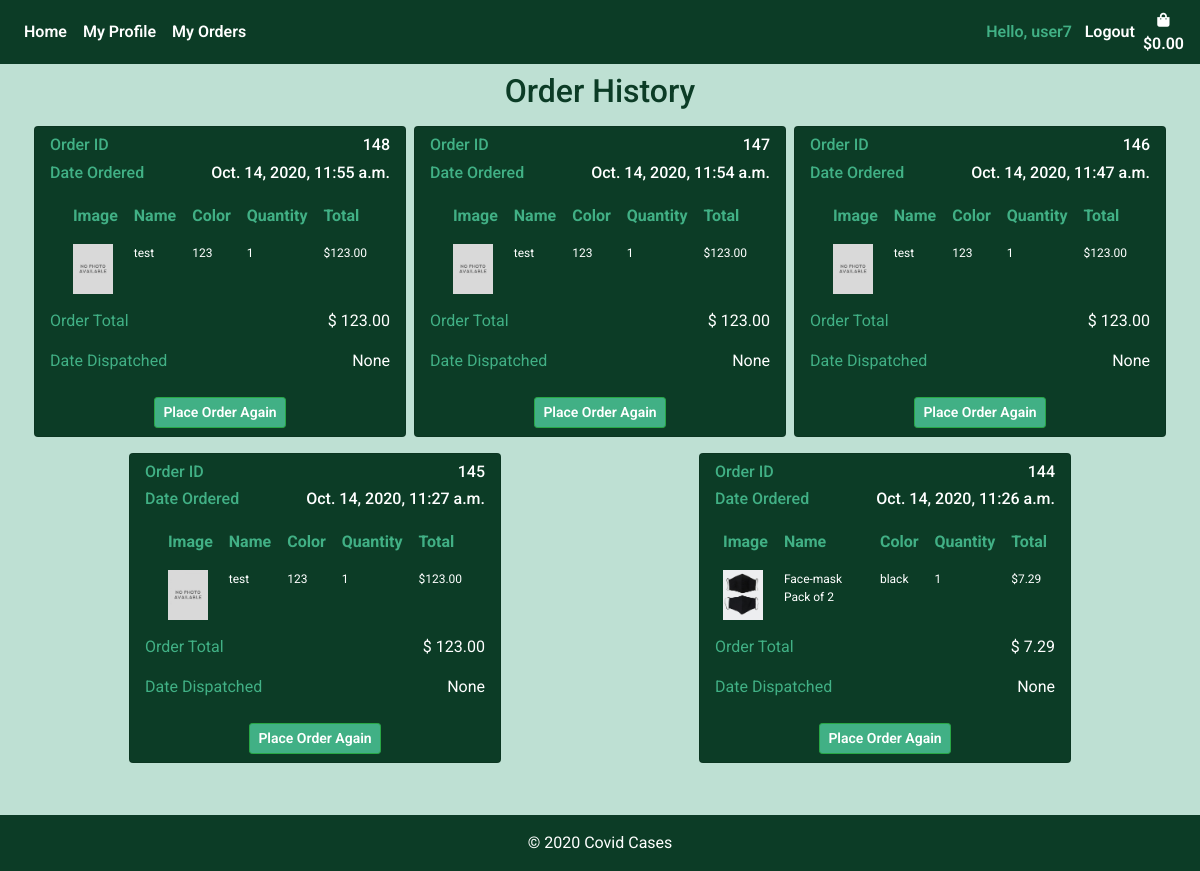
Page /bag/order_history/ (signed in) on the earlier database version.
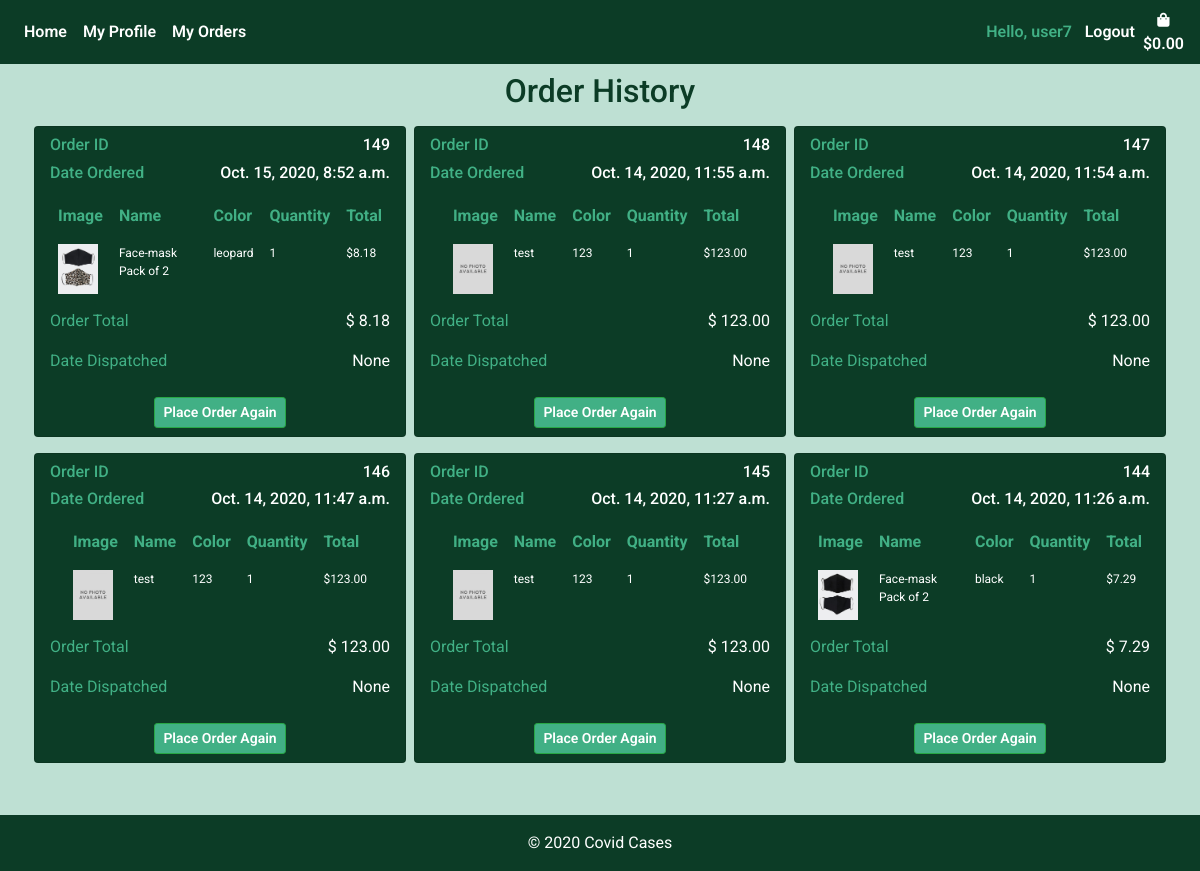
Same page on the later database version.
### shopping_bag/models.py (models this page shows)
class Order(models.Model):
    customer_profile = models.ForeignKey(Customer, on_delete=models.SET_NULL, null=True, blank=True)
    stripe_pid = models.CharField(max_length=settings.CONST_PROFILE_ATTR, null=False, blank=False, default='')
    ordered_date = models.DateTimeField(auto_now_add=True)
    order_total = models.DecimalField(max_digits=6, decimal_places=2, null=True)
    order_confirmed = models.BooleanField(default=False)
    date_dispatched = models.DateTimeField(null=True)

class OrderItem(models.Model):
    item = models.ForeignKey(Product, on_delete=models.CASCADE)
    order = models.ForeignKey(Order, on_delete=models.CASCADE)
    quantity = models.IntegerField(null=True , editable=True, default=0)
    def line_total(self):
        return self.quantity * self.item.price

### products/models.py (models this page shows, shortened)
class Product(models.Model):
    product_name = models.CharField(max_length=settings.CONST_PROFILE_ATTR)
    color = models.CharField(max_length=settings.CONST_PROFILE_ATTR)
    price = models.DecimalField(max_digits=6, decimal_places=2)
    image = ResizedImageField(size=[400, 500], crop=['middle', 'center'],quality=100, upload_to='', default='noimage.jpeg')
    image_2 = ResizedImageField(size=[400, 500], crop=['middle', 'center'],quality=100, upload_to='', default='noimage.jpeg', null=True)
    number_in_stock = models.IntegerField(null=True , editable=True, default=0)
    is_active = models.BooleanField(default=True, null=True)
    created_by = models.CharField(max_length=settings.CONST_PROFILE_ATTR, null=True)
    created_date = models.TimeField(auto_now_add=True, null=True)
    supplier = models.ForeignKey(Supplier, on_delete=models.CASCADE, null=True)
    is_deleted = models.BooleanField(default=False, null=True)

### shopping_bag/views.py (the view)
# urls.py: path("order_history/", views.order_history, name="order_history"),
@login_required
def order_history(request):
    customer = Customer.objects.filter(email=request.user.email).first()
    all_orders = Order.objects.filter(customer_profile=customer).order_by("-ordered_date")
    customers_orders = []
    for item in all_orders:
        order_items = OrderItem.objects.filter(order=item.id)
        customers_order = {
            "order": item,
            "order_items": list(order_items),
        }
        customers_orders.append(customers_order)
    context = {
        "customer": customer,
        "customers_order": customers_orders,
    }
    return render(request, "shopping_bag/order_history.html", context)

### shopping_bag/templates/shopping_bag/order_history.html (shortened to what this page needs)
{% extends 'base.html'%}
{% load static %}
{% load tz %}
{% block content %}
<div class="container">
    <h2 class="text-center mt-2">Order History</h2>
    <div class="row">
        {% for order in customers_order %}
        {% if order.order_items %}
        <div class="card col-sm-12 col-md-6 col-lg-4 col-xl-4 mt-2 mb-2 mx-auto" style="max-width:23.25rem;">
                    <h6 class="mt-2"><span class="order-confirmed-label">Order ID </span> <span class="float-right">{{ order.order.id }}</span></h6>
                    {% localtime on %}
                    <h6><span class="order-confirmed-label">Date Ordered</span> <span class="float-right">{{ order.order.ordered_date }}</span></h6>
                    {% endlocaltime %}
                    <div class="h-100" style=>
                        <table class="table table-borderless order-confirmed-table">
                            <thead>
                                <tr>
                                <th class="" scope="col">Image</th>
                                <th scope="col">Name</th>
                                <th scope="col">Color</th>
                                <th scope="col">Quantity</th>
                                <th scope="col">Total</th>
                                </tr>
                            </thead>
                            <tbody>
                                {% for item in order.order_items %}
                                <tr>
                                <td class="" ><img class="img-fluid" style="max-width: 2.5rem;" src="{{ MEDIA_URL }}{{ item.item.image }}"/></td>
                                <td>{{ item.item.product_name }}</td>
                                <td>{{ item.item.color }}</td>
                                <td>{{ item.quantity }}</td>
                                <td>${{ item.line_total }}</td>
                                </tr>
                                {% endfor %}
                            </tbody>
                        </table>
                        <div class="" style="vertical-align:bottom;">
                            <p><span class="order-confirmed-label">Order Total</span> <span class="float-right">$ {{ order.order.order_total }}</span></p>
                            <p><span class="order-confirmed-label">Date Dispatched</span> <span class="float-right">{{ order.order.date_dispatched }}</span></p>
                            <div class="text-center mx-auto">
                                <a class="btn btn-success btn-sm m-2" href="{% url 'place_order_again' order.order.id %}">Place Order Again</a>
                            </div>
                        </div>
                    </div>
        </div>
        {% endif %}
        {% endfor %}
    </div>
</div>
{% endblock %}

### templates/base.html (shortened to what this page needs)
{% load static %}
<!DOCTYPE html>
<html lang="en">
<head>
    {% block corecss %}
    <link rel="stylesheet" href="https://stackpath.bootstrapcdn.com/bootstrap/4.5.2/css/bootstrap.min.css"
>
    <link rel="stylesheet" href="https://use.fontawesome.com/releases/v5.6.1/css/all.css">
    <link rel="stylesheet" href="{% static 'css/base.css' %}">
    {% endblock %}
</head>
<body>
    <nav class="navbar navbar-expand-md navbar-light navbar-bg" style="height:100%;">
        <div class="collapse navbar-collapse" id="navbarCollapse">
            <div class="navbar-nav">
                <a href="{% url 'products' %}" class="nav-item nav-link active">Home</a>
                {% if user.is_authenticated %}
                    <a href="{% url 'edit_profile' %}" class="nav-item nav-link">My Profile</a>
                    <a href="{% url 'order_history' %}" class="nav-item nav-link">My Orders</a>
                {% endif %}
            </div>
            <div class="navbar-nav ml-auto">
                {% if user.is_authenticated %}
                    <span class="nav-item hello-msg">Hello, {{ request.user.first_name }}</span>
                    <a href="{% url 'logout_user' %}" class="nav-item nav-link">Logout</a>
                {% else %}
                    <a href="{% url 'login_page' %}" class="nav-item nav-link">Login</a>
                    <a href="{% url 'sign_up' %}" class="nav-item nav-link">Sign up</a>
                {% endif%}
                <a class="d-none d-md-inline-block d-lg-inline-block d-xl-inline-block {% if grand_total %} font-weight-bold{% else %}text-black{% endif %} nav-link nav-item"
                        href="{% url 'view_bag' %}" style="padding:0;">
                        <div class="text-center ">
                            <div><i class="fas fa-shopping-bag fa-sm"></i></div>
                            <p class="mt-0 px-0" style="margin:0;">
                                {% if request.session.grand_total %}
                                    ${{ request.session.grand_total |floatformat:2 }}
                                {% else %}
                                    $0.00
                                {% endif %}
                            </p>
                        </div>
                    </a>
            </div>
        </div>
    </nav>
    {% block content %}
    {% endblock%}
    <footer class="page-footer font-small fixed-bottom">
        <div class="footer-copyright text-center py-3">
            © 2020 <span>Covid Cases</span>
        </div>
    </footer>
</body>
</html>

### static/css/base.css (style rules this page uses)
body { background-color: #bee0d3; color: #0C3C26; font-family: 'Roboto', sans-serif; margin: 0; padding: 0; padding-bottom: 3.75rem; margin: 0 0 2.5rem; }
html { position: relative; min-height: 100%; }
.navbar-bg { background-color: #0C3C26; }
a { color: #fff; }
.btn { font-weight: 600; }
.navbar-light .navbar-nav .nav-link.active { color: #fff; font-weight: 600; }
.navbar-light .navbar-nav .nav-link { color: #fff; font-weight: 600; margin: auto; }
.page-footer { background: #0C3C26; width: 100%; color: #fff; position: absolute; }
a { color: #fff; font-weight: 600; }
.hello-msg { color: #41b085; margin-top: auto; margin-bottom: auto; text-align: center; margin-right: 0.3rem; font-weight: 600; }
.card { background:#0C3C26; color:#fff; }
.btn-success { background: #41b085 !important; color: #fff !important; font-weight: 600; }
.order-confirmed-table { color: #fff; width: auto; margin: auto; margin-bottom: .4rem; margin-top: .4rem; }
.order-confirmed-table th { color: #41b085; font-size: 1rem; padding: .5rem }
.order-confirmed-table td { font-size: 0.75rem; padding: .5rem }
.order-confirmed-label { color: #41b085; }

Differences in the rows shown:
added Order: order.id "149", order.ordered_date "Oct. 15, 2020, 8:52 a.m.", order.order_total "8.18", order.date_dispatched "None"
added OrderItem: item.image (picture), item.product_name "Face-mask Pack of 2", item.color "leopard", quantity "1", line_total "8.18", shown under "149"
